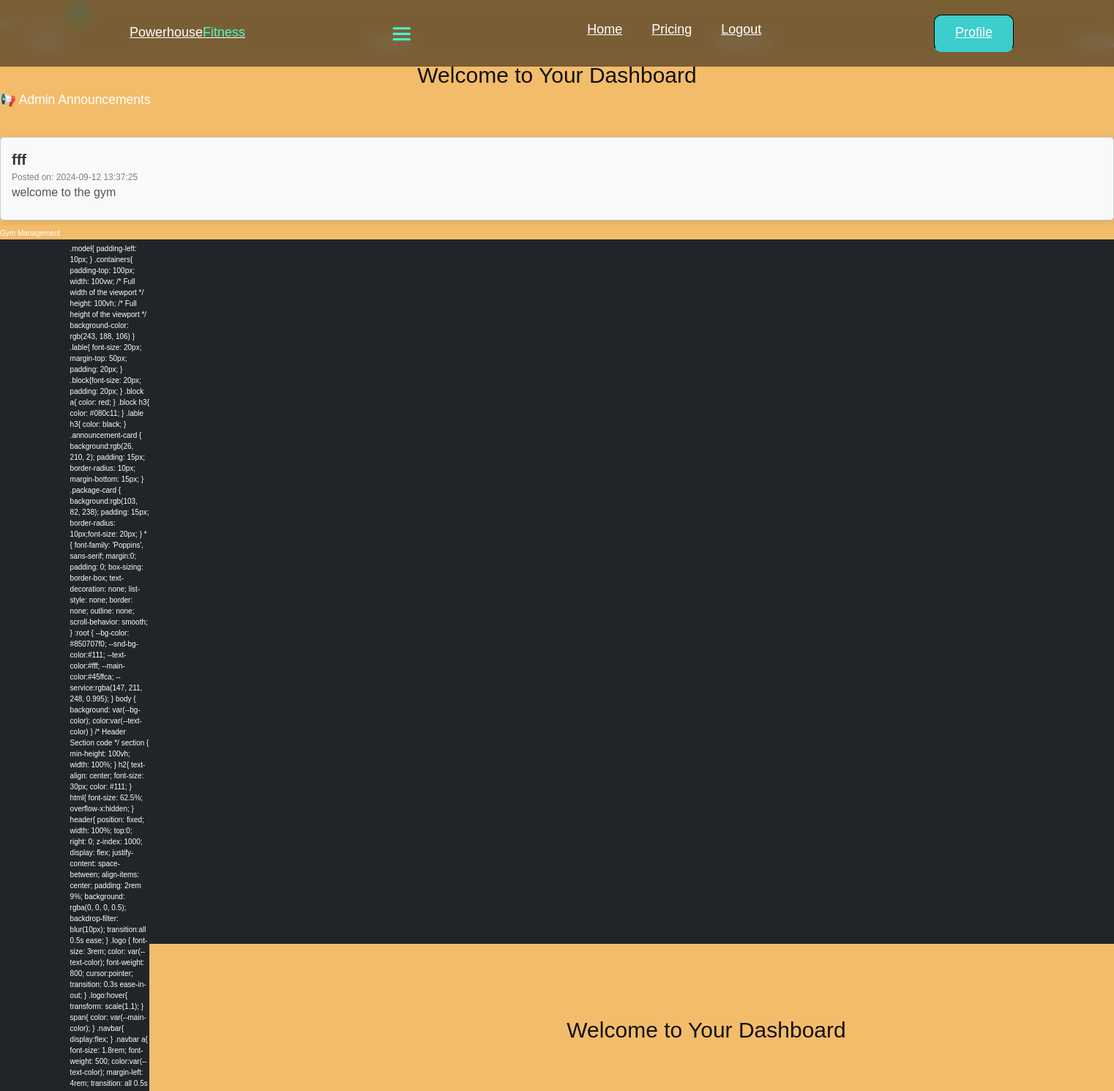
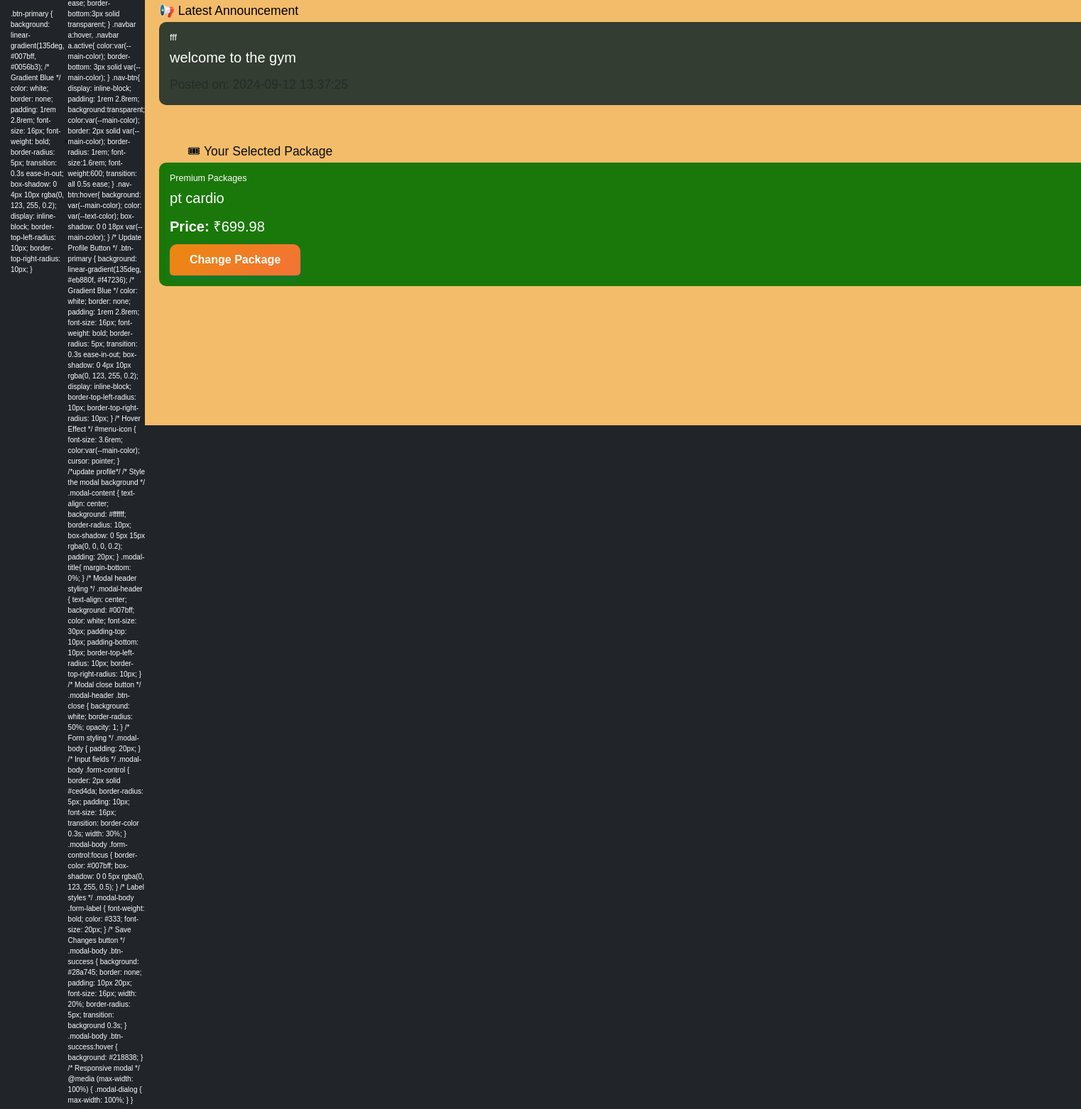
The page /userinfo.php (signed in) on the database its author committed (2 pictures, top to bottom).
### tables this page shows
CREATE TABLE IF NOT EXISTS `announcements` (
  `id` int NOT NULL AUTO_INCREMENT,
  `title` varchar(255) NOT NULL,
  `message` text NOT NULL,
  `created_at` timestamp NULL DEFAULT CURRENT_TIMESTAMP,
  PRIMARY KEY (`id`)
);

CREATE TABLE IF NOT EXISTS `packages` (
  `package_id` int NOT NULL AUTO_INCREMENT,
  `package_name` varchar(255) NOT NULL,
  `description` text NOT NULL,
  `price` decimal(10,2) NOT NULL,
  `updated_at` timestamp NULL DEFAULT CURRENT_TIMESTAMP ON UPDATE CURRENT_TIMESTAMP,
  `user_id` int NOT NULL,
  PRIMARY KEY (`package_id`)
);

### userinfo.php (the view, shortened to what this page needs)
<?php
$servername = "localhost";
$username = "root";
$password = "saurabh";
$dbname = "gym";
$conn = new mysqli($servername, $username, $password, $dbname);
$sql = "SELECT title, message, created_at FROM announcements ORDER BY created_at DESC";
$result = $conn->query($sql);
?>
<!DOCTYPE html>
<html lang="en">
<head>
    <link rel="stylesheet" href="style.css">
</head>
<body>
<div class='bx bx-menu' id="menu-icon"></div>
<ul class="navbar">
    <li> <a href="userhome.php">Home</a></li>
    <li> <a href=".php">Home</a></li>
    <li> <a href="#about">About Us</a></li>
    <li> <a href="logout.php">logout</a></li>
</ul>
    <h2>Welcome to Your Dashboard</h2>
    <h3>📢 Admin Announcements</h3>
    <?php
    if ($result->num_rows > 0) {
        while ($row = $result->fetch_assoc()) {
            echo "<div class='announcement-box'>";
            echo "<div class='announcement-title'>" . htmlspecialchars($row['title']) . "</div>";
            echo "<div class='announcement-date'>Posted on: " . $row['created_at'] . "</div>";
            echo "<p class='announcement-message'>" . htmlspecialchars($row['message']) . "</p>";
            echo "</div>";
        }
    } else {
        echo "<p>No announcements available.</p>";
    }
    ?>
</body>
</html>
<a class="navbar-brand" href="index.php">Gym Management</a>
       <button class="navbar-toggler" type="button" data-bs-toggle="collapse" data-bs-target="#navbarNav">
           <span class="navbar-toggler-icon"></span>
       </button>
   <nav class="navbar navbar-expand-lg navbar-dark bg-dark">
    <link rel="stylesheet" href="https://cdn.jsdelivr.net/npm/bootstrap@5.3.0/dist/css/bootstrap.min.css">
    .btn-primary {
    background: linear-gradient(135deg, #007bff, #0056b3); /* Gradient Blue */
    color: white;
    border: none;
    padding: 1rem 2.8rem;
    font-size: 16px;
    font-weight: bold;
    border-radius: 5px;
    transition: 0.3s ease-in-out;
    box-shadow: 0 4px 10px rgba(0, 123, 255, 0.2);
    display: inline-block;
    border-top-left-radius: 10px;
    border-top-right-radius: 10px;
}
<button type="button" class="btn-close" data-bs-dismiss="modal" aria-label="Close"></button>
.model{
    padding-left: 10px;
}
.containers{
padding-top: 100px;
width: 100vw;  /* Full width of the viewport */
height: 100vh; /* Full height of the viewport */
background-color: rgb(243, 188, 106)
}
.lable{
font-size: 20px;
margin-top: 50px;
padding: 20px;
}
.block{font-size: 20px;
padding: 20px;
}
.block a{
    color: red;
}
.block h3{
    color: #080c11;
}
.lable h3{
    color: black;
}
.announcement-card { background:rgb(26, 210, 2); padding: 15px; border-radius: 10px; margin-bottom: 15px; }
.package-card { background:rgb(103, 82, 238); padding: 15px; border-radius: 10px;font-size: 20px; }
* {
    font-family: 'Poppins', sans-serif;
margin:0;
padding: 0;
box-sizing: border-box;
text-decoration: none;
list-style: none;
border: none;
outline: none;
scroll-behavior: smooth;
}
:root  {
--bg-color: #850707f0;
--snd-bg-color:#111;
--text-color:#fff;
--main-color:#45ffca;
--service:rgba(147, 211, 248, 0.995);
}
body {
background: var(--bg-color);
color:var(--text-color)
}
/* Header Section code */
section {
min-height: 100vh;
width: 100%;
}
h2{
text-align: center;
font-size: 30px;
color: #111;
}
html{
font-size: 62.5%;
overflow-x:hidden;
}
header{
position: fixed;
width: 100%;
top:0;
right: 0;
z-index: 1000;
display: flex;
justify-content: space-between;
align-items: center;
padding: 2rem 9%;
background: rgba(0, 0, 0, 0.5);
backdrop-filter: blur(10px);
transition:all 0.5s ease;
}
.logo {
font-size: 3rem;
color: var(--text-color);
font-weight: 800;
cursor:pointer;
transition: 0.3s ease-in-out;
}
.logo:hover{
transform: scale(1.1);
}
span{
color: var(--main-color);
}
.navbar{
display:flex;
}
.navbar a{
font-size: 1.8rem;
font-weight: 500;
color:var(--text-color);
margin-left: 4rem;
transition:  all 0.5s ease;
border-bottom:3px solid transparent;
}
.navbar a:hover,
.navbar a.active{
color:var(--main-color);
border-bottom: 3px solid var(--main-color);
}
.nav-btn{
display: inline-block;
padding: 1rem 2.8rem;
background:transparent;
color:var(--main-color);
border: 2px solid var(--main-color);
border-radius: 1rem;
font-size:1.6rem;
font-weight:600;
transition: all 0.5s ease;
}
.nav-btn:hover{
background: var(--main-color);
color: var(--text-color);
box-shadow: 0 0 18px var(--main-color);
}
/* Update Profile Button */
.btn-primary {
    background: linear-gradient(135deg, #eb880f, #f47236); /* Gradient Blue */
    color: white;
    border: none;
    padding: 1rem 2.8rem;
    font-size: 16px;
    font-weight: bold;
    border-radius: 5px;
    transition: 0.3s ease-in-out;
    box-shadow: 0 4px 10px rgba(0, 123, 255, 0.2);
    display: inline-block;
    border-top-left-radius: 10px;
    border-top-right-radius: 10px;
}
/* Hover Effect */
#menu-icon {
font-size: 3.6rem;
color:var(--main-color);
cursor: pointer;
}
/*update profile*/
/* Style the modal background */
.modal-content {
    text-align: center;
    background: #ffffff;
    border-radius: 10px;
    box-shadow: 0 5px 15px rgba(0, 0, 0, 0.2);
    padding: 20px;
}
.modal-title{
    margin-bottom: 0%;
}
/* Modal header styling */
.modal-header {
    text-align: center;
    background: #007bff;
    color: white;
  font-size: 30px;
  padding-top: 10px;
  padding-bottom: 10px;
  border-top-left-radius: 10px;
  border-top-right-radius: 10px;
}
/* Modal close button */
.modal-header .btn-close {
    background: white;
    border-radius: 50%;
    opacity: 1;
}
/* Form styling */
.modal-body {
    padding: 20px;
}
/* Input fields */
.modal-body .form-control {
    border: 2px solid #ced4da;
    border-radius: 5px;
    padding: 10px;
    font-size: 16px;
    transition: border-color 0.3s;
    width: 30%;
}
.modal-body .form-control:focus {
    border-color: #007bff;
    box-shadow: 0 0 5px rgba(0, 123, 255, 0.5);
}
/* Label styles */
.modal-body .form-label {
    font-weight: bold;
    color: #333;
    font-size: 20px;
}
/* Save Changes button */
.modal-body .btn-success {
    background: #28a745;
    border: none;
    padding: 10px 20px;
    font-size: 16px;
    width: 20%;
    border-radius: 5px;
    transition: background 0.3s;
}
.modal-body .btn-success:hover {
    background: #218838;
}
/* Responsive modal */
@media (max-width: 100%) {
    .modal-dialog {
        max-width: 100%;
    }
}
<?php
include "includes/config.php";
$user_id = $_SESSION['user_id'];
$sql = "SELECT p.package_name, p.description, p.price
        FROM user_packages up
        JOIN packages p ON up.package_id= p.package_id
        WHERE up.user_id = ?
        ORDER BY up.id DESC LIMIT 1";
$stmt = $conn->prepare($sql);
$stmt->bind_param("i", $user_id);
$stmt->execute();
$result = $stmt->get_result();
$package = $result->fetch_assoc();
$sql_latest_announcement = "SELECT id, title, message, created_at FROM announcements ORDER BY created_at DESC LIMIT 1";
$result_latest_announcement = $conn->query($sql_latest_announcement);
$latest_announcement = null;
if ($result_latest_announcement->num_rows > 0) {
    $latest_announcement = $result_latest_announcement->fetch_assoc();
}
?>
<!DOCTYPE html>
<html lang="en">
<head>
    <link href='https://unpkg.com/boxicons@2.1.4/css/boxicons.min.css' rel='stylesheet'>
    <link rel="stylesheet" href="css/userhome.css">
</head>
<body>
<header>
        <a href="#home" class="logo">Powerhouse<span>Fitness</span></a>
        <div class='bx bx-menu' id="menu-icon"></div>
        <ul class="navbar">
            <li> <a href="index.php#home">Home</a></li>
            <li> <a href="index.php#plans">Pricing</a></li>
            <li><a href="logout.php">Logout</a></li>
            </ul>
            <div class="top-btn">
            <a href="#" class="nav-btn "  data-bs-toggle="modal" data-bs-target="#profileModal">Profile</a>
        </div>
</header>
<section class="content">
<div class="containers">
    <h2 class="text-center">Welcome to Your Dashboard</h2>
<div class="lable">
    <h3>📢 Latest Announcement</h3>
    <?php if ($latest_announcement): ?>
        <div class="announcement-card">
            <h5><?= htmlspecialchars($latest_announcement['title']); ?></h5>
            <p><?= htmlspecialchars($latest_announcement['message']); ?></p>
            <small class="text-muted">Posted on: <?= $latest_announcement['created_at']; ?></small>
        </div>
    <?php else: ?>
        <p>No announcements at the moment.</p>
    <?php endif; ?>
</div>
    <div class="block">
        <h3><a>🎟 </a>Your Selected Package</h3>
        <?php if ($package): ?>
            <div class="package-card">
                <h5><?= htmlspecialchars($package['package_name']); ?></h5>
                <p><?= htmlspecialchars($package['description']); ?></p>
                <p><strong>Price:</strong> ₹<?= number_format($package['price'], 2); ?></p>
                <form action="change-package.php" method="POST">
                <button type="submit" class="btn-primary">Change Package</button>
            </form>            </div>
        <?php else: ?>
            <p>You have not selected a package yet.</p>
        <?php endif; ?>
    </div>
</div>
    </section>
</body>
</html>

### style.css (style rules this page uses)
* { margin:0; padding: 0; box-sizing: border-box; text-decoration: none; list-style: none; border: none; outline: none; scroll-behavior: smooth; font-family: system-ui, -apple-system, sans-serif ; }
:root { --bg-color: #850707f0; --snd-bg-color:#111; --text-color:#111; --main-color:#45ffca; --service:rgba(147, 211, 248, 0.995); }
html { font-size: 62.5%; overflow-x:hidden; }
body { color:var(--text-color) }
.navbar { display:flex; }
.navbar a { font-size: 1.8rem; font-weight: 500; color:var(--text-color); margin-left: 4rem; transition: all 0.5s ease; border-bottom:3px solid transparent; }
.nav-btn { display: inline-block; padding: 1rem 2.8rem; background:transparent; color:var(--main-color); border: 2px solid var(--main-color); border-radius: 1rem; font-size:1.6rem; font-weight:600; transition: all 0.5s ease; }
#menu-icon { font-size: 3.6rem; color:var(--main-color); cursor: pointer; }

### css/userhome.css (style rules this page uses)
.containers { padding-top: 100px; width: 100vw; height: 100vh; background-color: rgb(243, 188, 106) }
.lable { font-size: 20px; margin-top: 50px; padding: 20px; }
.block { font-size: 20px; padding: 20px; }
.block a { color: red; }
.block h3 { color: #080c11; }
.lable h3 { color: black; }
.announcement-card { background:rgb(51, 61, 49); padding: 15px; border-radius: 10px; margin-bottom: 15px; }
.package-card { background:rgb(26, 120, 10); padding: 15px; border-radius: 10px;font-size: 20px; }
* { font-family: 'Poppins', sans-serif; margin:0; padding: 0; box-sizing: border-box; text-decoration: none; list-style: none; border: none; outline: none; scroll-behavior: smooth; }
:root { --bg-color: rgb(243, 188, 106); --snd-bg-color:#111; --text-color:#fff; --main-color:#45ffca; --service:rgba(147, 211, 248, 0.995); }
body { background: var(--bg-color); color:var(--text-color) }
section { min-height: 100vh; width: 100%; }
h2 { text-align: center; font-size: 30px; color: #111; }
html { font-size: 62.5%; overflow-x:hidden; }
header { position: fixed; width: 100%; top:0; right: 0; z-index: 1000; display: flex; justify-content: space-between; align-items: center; padding: 2rem 9%; background: rgba(0, 0, 0, 0.5); backdrop-filter: blur(10px); transition:all 0.5s ease; }
.logo { font-size: 3rem; color: var(--text-color); font-weight: 800; cursor:pointer; transition: 0.3s ease-in-out; }
span { color: var(--main-color); }
.navbar { display:flex; }
.navbar a { font-size: 1.8rem; font-weight: 500; color:var(--text-color); margin-left: 4rem; transition: all 0.5s ease; border-bottom:3px solid transparent; }
.nav-btn { display: inline-block; border: 1px solid #000; padding: 1rem 2.8rem; background:rgb(61, 205, 205); color:white; border-radius: 1rem; font-size:1.6rem; font-weight:600; transition: all 0.5s ease; }
.btn-primary { background: linear-gradient(135deg, #eb880f, #f47236); color: white; border: none; padding: 1rem 2.8rem; font-size: 16px; font-weight: bold; border-radius: 5px; transition: 0.3s ease-in-out; box-shadow: 0 4px 10px rgba(0, 123, 255, 0.2); display: inline-block; border-top-left-radius: 10px; border-top-right-radius: 10px; }
#menu-icon { font-size: 3.6rem; color:var(--main-color); cursor: pointer; }

### userinfo.php (style rules this page uses)
.announcement-box { margin-top: 40px; background: #f8f9fa; border: 1px solid #ccc; padding: 15px; margin-bottom: 10px; border-radius: 5px; box-shadow: 2px 2px 8px rgba(0, 0, 0, 0.1); }
.announcement-title { font-size: 20px; font-weight: bold; color: #333; }
.announcement-date { font-size: 12px; color: gray; }
.announcement-message { font-size: 16px; color: #555; }

### rows shown on the page
announcements: title "fff", created_at "2024-09-12 13:37:25", message "welcome to the gym"
packages: package_name "Premium Packages", description "pt cardio", price "699.98"
